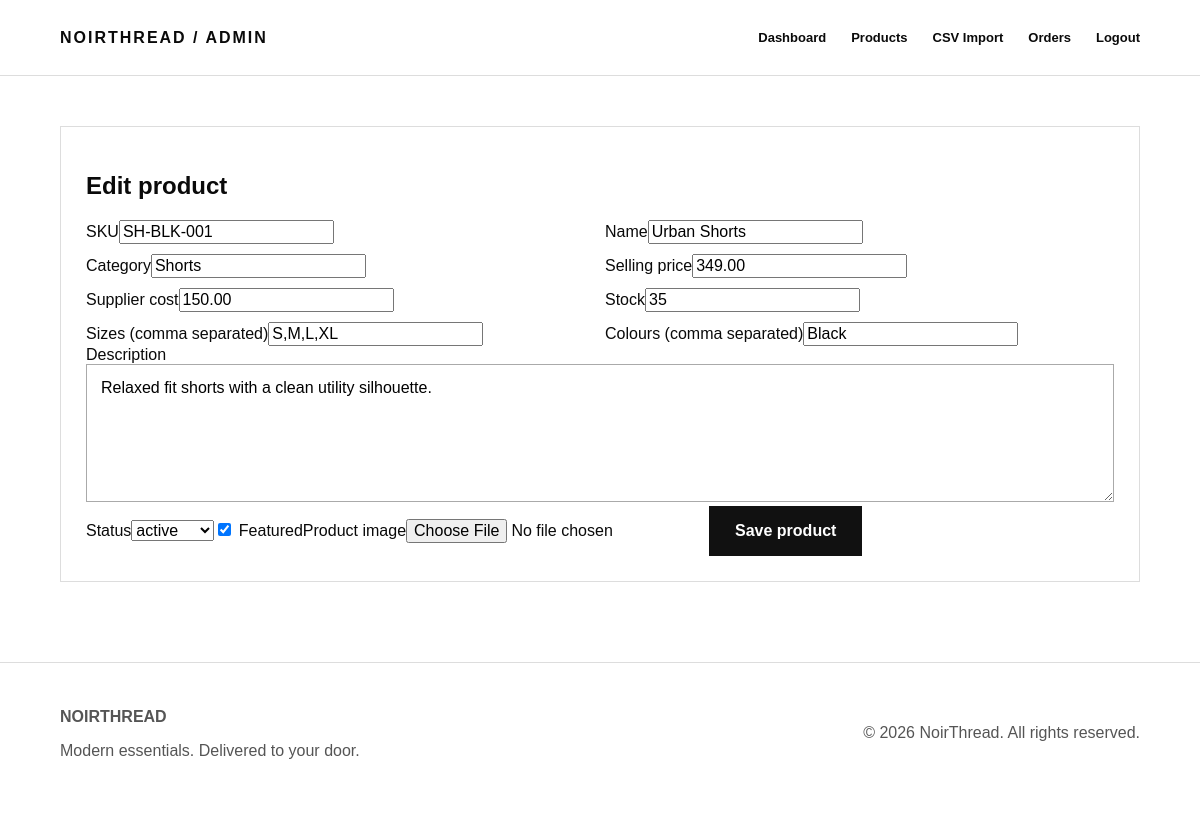
The page /product-form.php?id=3 (signed in) on the database its author committed.
### tables this page shows
CREATE TABLE IF NOT EXISTS products (
 id INT UNSIGNED AUTO_INCREMENT PRIMARY KEY,
 sku VARCHAR(80) NOT NULL UNIQUE,
 name VARCHAR(180) NOT NULL,
 category VARCHAR(80) NOT NULL,
 description TEXT NULL,
 price DECIMAL(12,2) NOT NULL DEFAULT 0,
 cost DECIMAL(12,2) NOT NULL DEFAULT 0,
 stock INT NOT NULL DEFAULT 0,
 sizes VARCHAR(255) NULL,
 colors VARCHAR(255) NULL,
 status ENUM('active','draft','archived') NOT NULL DEFAULT 'active',
 featured TINYINT(1) NOT NULL DEFAULT 0,
 image VARCHAR(255) NULL,
 created_at TIMESTAMP DEFAULT CURRENT_TIMESTAMP,
 updated_at TIMESTAMP DEFAULT CURRENT_TIMESTAMP ON UPDATE CURRENT_TIMESTAMP,
 INDEX(category), INDEX(status)
);

### functions.php (called while the page is built, shortened)
<?php
function e(?string $v): string {
    return htmlspecialchars((string)$v, ENT_QUOTES, 'UTF-8');
}

### database.php (called while the page is built, shortened)
<?php
function db(): PDO {
    $dsn = 'mysql:host=' . DB_HOST . ';dbname=' . DB_NAME . ';charset=utf8mb4';
    $pdo = new PDO($dsn, DB_USER, DB_PASS, [
        PDO::ATTR_ERRMODE => PDO::ERRMODE_EXCEPTION,
        PDO::ATTR_DEFAULT_FETCH_MODE => PDO::FETCH_ASSOC,
        PDO::ATTR_EMULATE_PREPARES => false,
    ]);
    return $pdo;
}

### product-form.php (the view, shortened to what this page needs)
<?php
$id=(int)($_GET['id']??0); $p=$id?db()->prepare("SELECT * FROM products WHERE id=?"):null; if($p){$p->execute([$id]);$p=$p->fetch();} else $p=[];
$title=$id?'Edit product':'Add product';require __DIR__.'/admin_header.php'; ?>
<section class="admin-panel"><h1><?=$id?'Edit':'Add'?> product</h1><?php if($err):?><div class="alert"><?=e($err)?></div><?php endif;?><form method="post" enctype="multipart/form-data"><input type="hidden" name="csrf" value="<?=e(csrf_token())?>"><div class="form-grid"><?php $vals=['sku'=>'SKU','name'=>'Name','category'=>'Category','price'=>'Selling price','cost'=>'Supplier cost','stock'=>'Stock','sizes'=>'Sizes (comma separated)','colors'=>'Colours (comma separated)'];foreach($vals as $k=>$label):?><label><?=e($label)?><input name="<?=$k?>" value="<?=e($p[$k]??'')?>" required></label><?php endforeach;?></div><label>Description<textarea name="description" rows="6"><?=e($p['description']??'')?></textarea></label><label>Status<select name="status"><?php foreach(['active','draft','archived'] as $s):?><option <?=$s===($p['status']??'active')?'selected':''?>><?=$s?></option><?php endforeach;?></select></label><label><input type="checkbox" name="featured" <?=!empty($p['featured'])?'checked':''?>> Featured</label><label>Product image<input type="file" name="image" accept="image/*"></label><button class="btn btn-dark">Save product</button></form></section>
<?php require __DIR__.'/../includes/footer.php'; ?>

### style.css (style rules this page uses)
:root { --black:#0a0a0a;--white:#fff;--gray:#777;--line:#ddd;--soft:#f5f5f5 }
* { box-sizing:border-box }
body { margin:0;font-family:Arial,Helvetica,sans-serif;color:var(--black);background:#fff }
button,input,select,textarea { font:inherit }
.btn { display:inline-block;padding:15px 25px;border:1px solid #111;border-radius:0;font-weight:800;cursor:pointer }
.btn-dark { background:#111;color:#fff }
.form-grid { display:grid;grid-template-columns:1fr 1fr;gap:10px }
.admin-panel { border:1px solid #ddd;padding:25px;margin-bottom:30px;overflow:auto }
.admin-panel textarea { width:100%;padding:14px;border:1px solid #aaa }

### rows shown on the page
products: sku "SH-BLK-001", name "Urban Shorts", category "Shorts", price "349.00", cost "150.00", stock "35", sizes "S,M,L,XL", colors "Black", description "Relaxed fit shorts with a clean utility silhouette.", status "active", featured "☑"

### other values the page prints
$label "SKU"
$label "Name"
$label "Category"
$label "Selling price"
$label "Supplier cost"
$label "Stock"
$label "Sizes (comma separated)"
$label "Colours (comma separated)"
